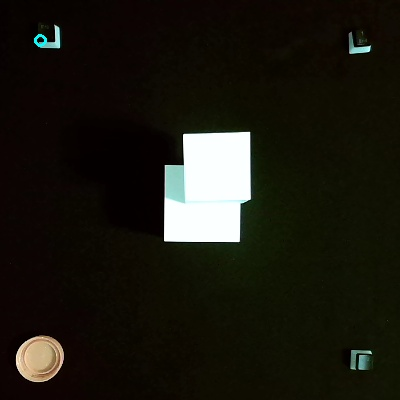
#> input picture Vision/ Top_left.jpg, 400 x 400 px, given in place of the camera
$ python final_rainbow_stack.py
#> lines starting #> are read from the running program, lines starting #| are printed output that depends on the picture; after the words box and inside, x2 and y2 are one past the last pixel; in counts of white or black regions, pixels touching at a corner belong together
import sys
import time
import json
import argparse
from pathlib import Path

import cv2
import numpy as np
import cv2.aruco as aruco
from scipy.interpolate import RegularGridInterpolator


# ============================================================
# Argument parser
# ============================================================
parser = argparse.ArgumentParser()

parser.add_argument(
    "--port",
    type=str,
    default="/dev/ttyACM0",
    help="Servo controller serial port. Pi is usually /dev/ttyACM0 or /dev/ttyUSB0.",
)

parser.add_argument(
    "--camera-index",
    type=int,
    default=0,
    help="Camera index. Usually 0.",
)

parser.add_argument(
    "--dry-run",
    action="store_true",
    help="Run vision and IK, but do not move servos.",
)

parser.add_argument(
    "--scan-only",
    action="store_true",
    help="Only detect cube positions and print them. Do not move servos.",
)

parser.add_argument(
    "--auto",
    action="store_true",
    help="Run without asking before each pick/place.",
)

args = parser.parse_args()


# ============================================================
# Path setup
# ============================================================
core_path = Path(__file__).resolve().parents[1] / "core"
sys.path.insert(0, str(core_path))
from IK_solver import inverse_kinematics, map_angle_to_servo

servo_lib_path = (
    Path(__file__).resolve().parents[1]
    / "lib"
    / "lewansoul-servo-bus-master"
    / "src"
    / "python"
)
sys.path.insert(0, str(servo_lib_path))
from lewansoul_servo_bus import ServoBus


# ============================================================
# Main config
# ============================================================
PORT = args.port
CAMERA_INDEX = args.camera_index

CORRECTIONS_PATH = "arm_corrections.json"

# Same arm geometry as IK_test.py / tower_stack.py
L1 = 115.48
L2 = 135.81
L3 = 185.71

Z_offset = 127
Z_target = 70

base_offset = 23.11
base_angle_offset = 9

# Cube / stack settings
BLOCK_HEIGHT_MM = 30

BASE_COLOR = "purple"

# Bottom to top:
# purple, blue, green, yellow, orange, red
# Purple stays on the board as the base.
STACK_ORDER = ["blue", "green", "yellow", "orange", "red"]

# Pickup-only bias
LEFT_PICKUP_GRASP_BIAS_MM = -9.5

# Placement-only bias
PLACE_X_BIAS_MM = 44.8
PLACE_Y_BIAS_MM = -25.0

# Safe resting movement
# If this moves the claw TOWARD the tower, flip this to -12.0
SAFE_BASE_NUDGE_DEG = 5.0

SAFE_BASE_NUDGE_TIME = 1.0
SAFE_ARM_LIFT_TIME = 2.0
SAFE_BASE_REST_TIME = 1.5

# Red is the last/top cube. Place it a little higher so it clears the stack.
RED_EXTRA_Z_MM = 15.0

LAST_BASE_CMD = None

# Camera crop / warp
CROP_START_X = 0
CROP_START_Y = 0
CROP_END_X = 640
CROP_END_Y = 400

WARP_WIDTH = 640
WARP_HEIGHT = 400

TAG_3_TOP_EDGE_MM = 24.75

Y_COORD_OFFSET_MM = -45.0

# Your older code used pixel-left positive.
# If the arm moves mirrored left/right, change this to 1.
X_SIGN = -1

MIN_MASK_AREA = 200


# ============================================================
# Servo names / rest states
# ============================================================
servo_names = {
    1: "shoulder_pan",
    2: "shoulder_lift",
    3: "elbow_flex",
    4: "wrist_flex",
    5: "wrist_roll",
    6: "gripper",
}

RESTING_STATES = {
    1: "center",
    2: "max",
    3: "min",
    4: "min",
    5: "center",
    6: "max",
}


# ============================================================
# Load calibration
# ============================================================
try:
    with open("calibration_results.json", "r") as f:
#> (reads tests/calibration_results.json from the repository)
        cal_data = json.load(f)
except FileNotFoundError:
    print("Error: Could not find calibration_results.json.")
    sys.exit(1)


# ============================================================
# Camera helpers
# ============================================================
def open_camera():
    cap = cv2.VideoCapture(CAMERA_INDEX)

    cap.set(cv2.CAP_PROP_AUTO_EXPOSURE, 1)
    cap.set(cv2.CAP_PROP_EXPOSURE, -1)
    cap.set(cv2.CAP_PROP_GAIN, 0)
    cap.set(cv2.CAP_PROP_BRIGHTNESS, -1)
    cap.set(cv2.CAP_PROP_CONTRAST, -1)
    cap.set(cv2.CAP_PROP_SATURATION, -1)

    if not cap.isOpened():
        print("Error: webcam not found.")
        sys.exit(1)

    print("Webcam found.")
    return cap


def capture_cropped_frame(cap):
    ret, frame = cap.read()

    if not ret or frame is None:
        print("Error: could not read frame from webcam.")
        sys.exit(1)

    cropped = frame[CROP_START_Y:CROP_END_Y, CROP_START_X:CROP_END_X]

    print(f"Full frame shape: {frame.shape}")
    print(f"Cropped frame shape: {cropped.shape}")

    cv2.imwrite("Testimg.jpg", frame)
    cv2.imwrite("cropped_image.jpg", cropped)

    return frame, cropped


# ============================================================
# ArUco helpers
# ============================================================
def get_aruco_detector():
    aruco_dict = aruco.getPredefinedDictionary(aruco.DICT_4X4_50)

    if hasattr(aruco, "DetectorParameters"):
        parameters = aruco.DetectorParameters()
    else:
        parameters = aruco.DetectorParameters_create()

    if hasattr(aruco, "ArucoDetector"):
        detector = aruco.ArucoDetector(aruco_dict, parameters)
        return aruco_dict, parameters, detector

    return aruco_dict, parameters, None


def detect_markers_compatible(img):
    aruco_dict, parameters, detector = get_aruco_detector()

    if detector is not None:
        corners, ids, rejected = detector.detectMarkers(img)
    else:
        corners, ids, rejected = aruco.detectMarkers(
            img,
            aruco_dict,
            parameters=parameters,
        )

    return corners, ids, rejected


# [76 lines left out: functions choose_corner_by_position, perimeter_color, remove_claw, not called in this run]


def detect_and_warp_board(cropped):
    corners, ids, rejected = detect_markers_compatible(cropped)

    if ids is None:
        print("No ArUco tags detected. Using cropped image without warp.")
        return cropped, None, None

    order = np.argsort(ids.flatten())
    ids = ids[order]
    corners = [corners[i] for i in order]

    print(f"Detected {len(ids)} tags: {ids.flatten()}")

    display = aruco.drawDetectedMarkers(cropped.copy(), corners, ids)

    corner_indices = {
        "top-right": 0,
        "top-left": 1,
        "bottom-left": 2,
        "bottom-right": 3,
    }

    corner_modes = {
        0: "bottom-left",
        1: "bottom-right",
        2: "top-right",
        3: "top-left",
    }

    source_points = [None, None, None, None]
    marker_3_corners = None

    for idx, marker_id in enumerate(ids.flatten()):
        marker_id = int(marker_id)
        marker_corners = np.array(corners[idx], dtype=np.float32).reshape((4, 2))

        if marker_id == 3:
            marker_3_corners = marker_corners

        if marker_id in corner_modes:
            mode = corner_modes[marker_id]
            selected_index = choose_corner_by_position(marker_corners, mode)
            pt = tuple(marker_corners[selected_index].astype(int))

            source_points[corner_indices[mode]] = pt

            cv2.circle(display, pt, 6, (0, 255, 0), -1)
            cv2.putText(
                display,
                f"ID{marker_id}",
                (pt[0] + 5, pt[1] - 10),
                cv2.FONT_HERSHEY_SIMPLEX,
                0.5,
                (0, 255, 0),
                2,
            )

    print(f"Selected source points: {source_points}")
    cv2.imwrite("aruco_markers.jpg", display)

    if None in source_points:
        print("Not enough valid source points for homography. Stopping.")
        sys.exit(1)

    src_pts = np.array(source_points, dtype=np.float32)

    dst_pts = np.array(
        [
            [WARP_WIDTH, 0],
            [0, 0],
            [0, WARP_HEIGHT],
            [WARP_WIDTH, WARP_HEIGHT],
        ],
        dtype=np.float32,
    )

    H = cv2.getPerspectiveTransform(src_pts, dst_pts)
    warped = cv2.warpPerspective(cropped, H, (WARP_WIDTH, WARP_HEIGHT))
    cv2.imwrite("warped.jpg", warped)

    cleaned = warped.copy()

    for marker in corners:
        pts = np.array(marker, dtype=np.float32).reshape(-1, 1, 2)
        warped_pts = cv2.perspectiveTransform(pts, H).reshape(-1, 2).astype(np.int32)

        x, y, w, h = cv2.boundingRect(warped_pts)

        padding = 80
        x1 = max(x - padding, 0)
        y1 = max(y - padding, 0)
        x2 = min(x + w + padding, warped.shape[1])
        y2 = min(y + h + padding, warped.shape[0])

        fill_color = perimeter_color(warped, x1, y1, x2, y2, pad=12)
        cleaned[y1:y2, x1:x2] = fill_color

    remove_claw(cleaned)

    cv2.imwrite("warped_cleaned.jpg", cleaned)

    return cleaned, corners, marker_3_corners


# ============================================================
# Color detection
# ============================================================
rainbow_color_ranges = {
    "red": [
        ((0, 40, 50), (5, 255, 255)),
        ((160, 40, 50), (180, 255, 255)),
    ],
    "orange": [
        ((12, 60, 100), (30, 255, 255)),
    ],
    "yellow": [
        ((80, 0, 230), (100, 40, 255)),
    ],
    "green": [
        ((75, 80, 50), (89, 255, 255)),
    ],
    "blue": [
        ((90, 50, 100), (120, 255, 255)),
    ],
    "purple": [
        ((121, 70, 50), (159, 255, 255)),
    ],
}

color_draw_bgr = {
    "red": (0, 0, 255),
    "orange": (0, 140, 255),
    "yellow": (0, 255, 255),
    "green": (0, 255, 0),
    "blue": (255, 0, 0),
    "purple": (211, 0, 148),
}


def build_color_mask(hsv_img, ranges):
    mask = np.zeros(hsv_img.shape[:2], dtype=np.uint8)

    for low, high in ranges:
        mask |= cv2.inRange(
            hsv_img,
            np.array(low, dtype=np.uint8),
            np.array(high, dtype=np.uint8),
        )

    return mask


def compute_pixel_scale_from_marker_3(marker_3_corners):
    if marker_3_corners is None:
        print("Warning: tag ID 3 not detected. Cannot compute mm scale.")
        return None

    sorted_indices = np.argsort(marker_3_corners[:, 0])
    left_idx = sorted_indices[0]
    right_idx = sorted_indices[-1]

    top_pair = sorted(
        [left_idx, right_idx],
        key=lambda i: marker_3_corners[i, 1],
    )

    tl = marker_3_corners[top_pair[0]]
    tr = marker_3_corners[top_pair[1]]

    pixel_distance = np.linalg.norm(tr - tl)

    if pixel_distance <= 0:
        print("Warning: pixel distance for tag 3 top edge is zero.")
        return None

    pixel_scale_mm = TAG_3_TOP_EDGE_MM / pixel_distance
    print(f"Scale: {pixel_scale_mm:.4f} mm/pixel from tag 3 top edge")

    return pixel_scale_mm


def detect_colored_objects(analysis_img, marker_3_corners):
    hsv = cv2.cvtColor(analysis_img, cv2.COLOR_BGR2HSV)
    cv2.imwrite("hsv.jpg", hsv)

    pixel_scale_mm = compute_pixel_scale_from_marker_3(marker_3_corners)

    combined_mask = np.zeros(hsv.shape[:2], dtype=np.uint8)
    coord_img = analysis_img.copy()

    origin_x = analysis_img.shape[1] // 2
    origin_y = 0

    axis_color = (0, 255, 255)
    cv2.line(coord_img, (origin_x, 0), (origin_x, coord_img.shape[0] - 1), axis_color, 2)
    cv2.line(coord_img, (0, origin_y), (coord_img.shape[1] - 1, origin_y), axis_color, 2)
    cv2.circle(coord_img, (origin_x, origin_y), 5, (0, 255, 0), -1)

    detections = {}

    for color_name, ranges in rainbow_color_ranges.items():
        mask = build_color_mask(hsv, ranges)
        combined_mask = cv2.bitwise_or(combined_mask, mask)

        blur = cv2.GaussianBlur(mask, (5, 5), 0)
        M = cv2.moments(blur)

        cv2.imwrite(f"mask_{color_name}.jpg", mask)

        if M.get("m00", 0) < MIN_MASK_AREA:
            detections[color_name] = None
            print(f"{color_name.title()}: no object detected")
            continue

        cX = int(M["m10"] / M["m00"])
        cY = int(M["m01"] / M["m00"])

        relative_x_px = X_SIGN * (cX - origin_x)
        relative_y_px = cY - origin_y

        detection = {
            "pixel": (cX, cY),
            "relative_x_px": relative_x_px,
            "relative_y_px": relative_y_px,
        }

        if pixel_scale_mm is not None:
            x_mm = relative_x_px * pixel_scale_mm
            y_mm = relative_y_px * pixel_scale_mm + Y_COORD_OFFSET_MM

            detection["relative_x_mm"] = x_mm
            detection["relative_y_mm"] = y_mm
            detection["relative_x_in"] = x_mm / 25.4
            detection["relative_y_in"] = y_mm / 25.4

            print(
                f"{color_name.title()} COM: "
                f"pixel=({cX}, {cY}), "
                f"mm=(x={x_mm:.2f}, y={y_mm:.2f}), "
                f"in=(x={x_mm / 25.4:.2f}, y={y_mm / 25.4:.2f})"
            )
        else:
            print(f"{color_name.title()} COM: pixel=({cX}, {cY})")

        detections[color_name] = detection

        cv2.circle(coord_img, (cX, cY), 6, color_draw_bgr[color_name], -1)
        cv2.putText(
            coord_img,
            color_name,
            (cX + 8, cY - 8),
            cv2.FONT_HERSHEY_SIMPLEX,
            0.5,
            color_draw_bgr[color_name],
            2,
        )

    cv2.imwrite("mask_combined.jpg", combined_mask)
    cv2.imwrite("color_coms.jpg", coord_img)
    cv2.imwrite("coord_img.jpg", coord_img)

    return detections, pixel_scale_mm


# [35 lines left out: functions print_detected_coordinates, validate_required_colors, not called in this run]


# ============================================================
# Arm correction map
# ============================================================
def load_arm_correction_interpolator(path=CORRECTIONS_PATH):
    try:
        with open(path, "r") as f:
            data = json.load(f)
    except FileNotFoundError:
        print(f"Warning: {path} not found. No correction will be applied.")
        return None, None, None, None

    xs = sorted(set(float(item["target"][0]) for item in data))
    ys = sorted(set(float(item["target"][1]) for item in data))

    dx_grid = np.zeros((len(ys), len(xs)))
    dy_grid = np.zeros((len(ys), len(xs)))

    for item in data:
        x, y = item["target"]
        dx, dy = item["delta"]

        x = float(x)
        y = float(y)
        dx = float(dx)
        dy = float(dy)

        x_index = xs.index(x)
        y_index = ys.index(y)

        dx_grid[y_index, x_index] = dx
        dy_grid[y_index, x_index] = dy

    dx_interp = RegularGridInterpolator(
        (ys, xs),
        dx_grid,
        bounds_error=False,
        fill_value=None,
    )

    dy_interp = RegularGridInterpolator(
        (ys, xs),
        dy_grid,
        bounds_error=False,
        fill_value=None,
    )

    return dx_interp, dy_interp, xs, ys


def clamp(value, low, high):
    return max(low, min(high, value))


# [306 lines left out: functions apply_arm_correction, compute_servo_commands, move_to_board_mm, get_rest_angle, open_gripper, close_gripper and 4 more, not called in this run]


# ============================================================
# Vision scan
# ============================================================
def scan_cubes():
    cap = open_camera()

    try:
        _, cropped = capture_cropped_frame(cap)
        analysis_img, _, marker_3_corners = detect_and_warp_board(cropped)

        detections, pixel_scale_mm = detect_colored_objects(
            analysis_img,
            marker_3_corners,
        )

        if pixel_scale_mm is None:
            print("Error: no pixel scale available. Cannot convert targets to mm.")
            return None

        print_detected_coordinates(detections)

        return detections

    finally:
        cap.release()
        cv2.destroyAllWindows()


# ============================================================
# Main
# ============================================================
def main():
    print("\nFinal Rainbow Stack with Safe Rest")
    print("----------------------------------")
    print("Goal stack order bottom to top:")
    print("purple, blue, green, yellow, orange, red")
    print("\nPurple is NOT picked up.")
    print("Purple COM becomes the stack/base coordinate.")
    print("Every other cube gets stacked onto purple.")
    print(f"Block height: {BLOCK_HEIGHT_MM} mm")
    print(f"Port: {PORT}")
    print(f"Safe base nudge: {SAFE_BASE_NUDGE_DEG:+.2f}°")
    print(f"Red extra placement height: +{RED_EXTRA_Z_MM:.2f} mm")
    print("")

    correction_data = load_arm_correction_interpolator()
#> (reads tests/arm_corrections.json from the repository)

    detections = scan_cubes()
#> in capture_cropped_frame, frame is the input picture: shape (400, 400, 3); mean B, G, R 17.4, 25.8, 27.7
#| Full frame shape: (400, 400, 3)
#| Cropped frame shape: (400, 400, 3)
#> in detect_markers_compatible, `corners, ids, rejected = detector.detectMarkers(img)`: corners = (); ids = None; rejected = ([[249, 131], [240, 241], [165, 242], [182, 134]], [[348, 346], [376, 347], [371, 372], [346, 372]], [[183, 168], [184, 203], [174, 199], [176, 176]])
#> in detect_and_warp_board, `corners, ids, rejected = detect_markers_compatible(cropped)`: corners = ()
#> in detect_colored_objects, `hsv = cv2.cvtColor(analysis_img, cv2.COLOR_BGR2HSV)`: hsv: shape (400, 400, 3); mean H, S, V 25.1, 207.6, 29.4
#> in detect_colored_objects, `cv2.line(coord_img, (0, origin_y), (coord_img.shape[1] - 1, origin_y),..`:
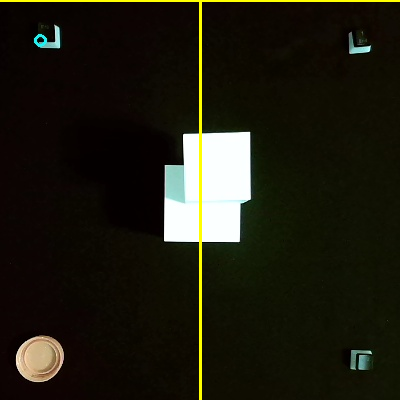
#> coord_img: shape (400, 400, 3); mean B, G, R 16.8, 28.3, 30.2
#> in detect_colored_objects, `cv2.circle(coord_img, (origin_x, origin_y), 5, (0, 255, 0), -1)`: coord_img: shape (400, 400, 3); 0.03% of pixels changed, all inside (x1, y1, x2, y2) = (195, 0, 206, 6)
#> the loop in detect_colored_objects, `for color_name, ranges in rainbow_color_ranges.items():` made 6 passes
#> (cX, cY, relative_x_px, relative_y_px) on passes 1 to 5: (62, 359, 138, 359), (40, 358, 160, 358), (210, 189, -10, 189), (271, 188, -71, 188), (73, 48, 127, 48)
#| Red COM: pixel=(62, 359)
#| Orange COM: pixel=(40, 358)
#| Yellow COM: pixel=(210, 189)
#| Green COM: pixel=(271, 188)
#| Blue COM: pixel=(73, 48)
#> pass 1, in detect_colored_objects, `mask = build_color_mask(hsv, ranges)`:
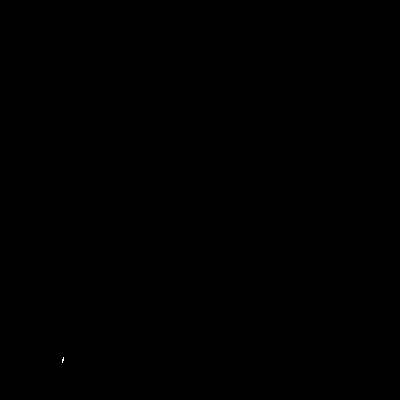
#> mask: shape (400, 400); 0.01% white in thin lines or dots, all inside (x1, y1, x2, y2) = (62, 357, 64, 363)
#> pass 2, in detect_colored_objects, `mask = build_color_mask(hsv, ranges)`:
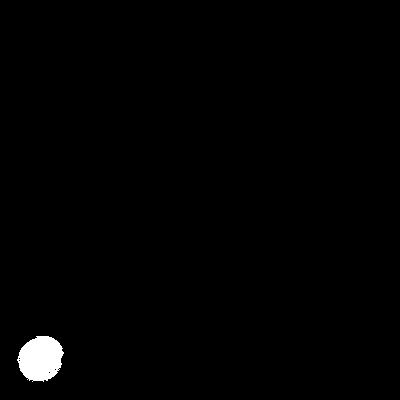
#> mask: shape (400, 400); 1% white; 1 white region, box (x1, y1, x2, y2) and area: (17, 336, 64, 382) 1603
#> after the loop in detect_colored_objects, `for color_name, ranges in rainbow_color_ranges.items():`: blur: shape (400, 400); every value is 0
#> after the loop in detect_colored_objects, `for color_name, ranges in rainbow_color_ranges.items():`:
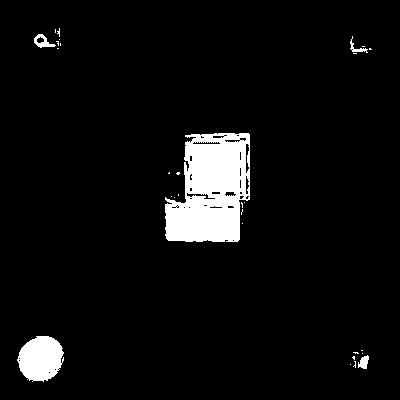
#> combined_mask: shape (400, 400); 5.6% white; 29 white regions (24 under 20 px), largest, box (x1, y1, x2, y2) and area: (165, 133, 250, 242) 6923, (17, 336, 64, 382) 1611, (34, 34, 56, 48) 140, (358, 355, 369, 369) 101, (350, 36, 368, 53) 77
#> after the loop in detect_colored_objects, `for color_name, ranges in rainbow_color_ranges.items():`:
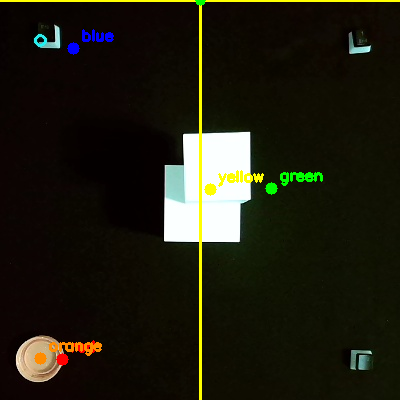
#> coord_img: shape (400, 400, 3); mean B, G, R 16.6, 29.2, 30.9
#> after the loop in detect_colored_objects, `for color_name, ranges in rainbow_color_ranges.items():`: detections = 6 items

    if detections is None:
        print("Scan failed.")
        return

    if not validate_required_colors(detections):
        print("Not moving arm because not all cubes were detected.")
        return

    base_data = detections[BASE_COLOR]

    stack_x_mm = base_data["relative_x_mm"]
    stack_y_mm = base_data["relative_y_mm"]

    print("\n--- STACK BASE ---")
    print(f"Base color: {BASE_COLOR}")
    print(f"Base coordinate: x={stack_x_mm:.2f} mm, y={stack_y_mm:.2f} mm")
    print(f"Base coordinate: x={stack_x_mm / 25.4:.2f} in, y={stack_y_mm / 25.4:.2f} in")
    print("------------------\n")

    if args.scan_only:
        print("Scan-only mode enabled. Not moving arm.")
        return

    if args.dry_run:
        print("Dry-run mode enabled. IK will run, but servos will not move.")

    if not args.auto:
        input("Press ENTER to begin full rainbow stack...")

    with ServoBus(PORT, baudrate=1000000, discard_echo=False) as servo_bus:
        rest_arm(servo_bus, holding_block=False, safe_nudge=False)

        # Purple is already level 0.
        # Blue goes on top of purple at level 1.
        stack_level = 1

        for color in STACK_ORDER:
            cube_data = detections[color]

            picked = pick_block(
                servo_bus,
                color,
                cube_data,
                correction_data,
            )

            if not picked:
                print(f"Failed to pick {color}. Stopping.")
                rest_arm(servo_bus, holding_block=False)
                return

            placed = place_block_on_stack(
                servo_bus,
                color,
                stack_x_mm,
                stack_y_mm,
                stack_level,
                correction_data,
            )

            if not placed:
                print(f"Failed to place {color}. Stopping.")
                rest_arm(servo_bus, holding_block=True)
                return

            stack_level += 1

        print(f"\nFinished {color}. Next stack level: {stack_level}\n")

    print("\nFinal safe rest...")
    rest_arm(servo_bus, holding_block=False)


if __name__ == "__main__":
    main()
